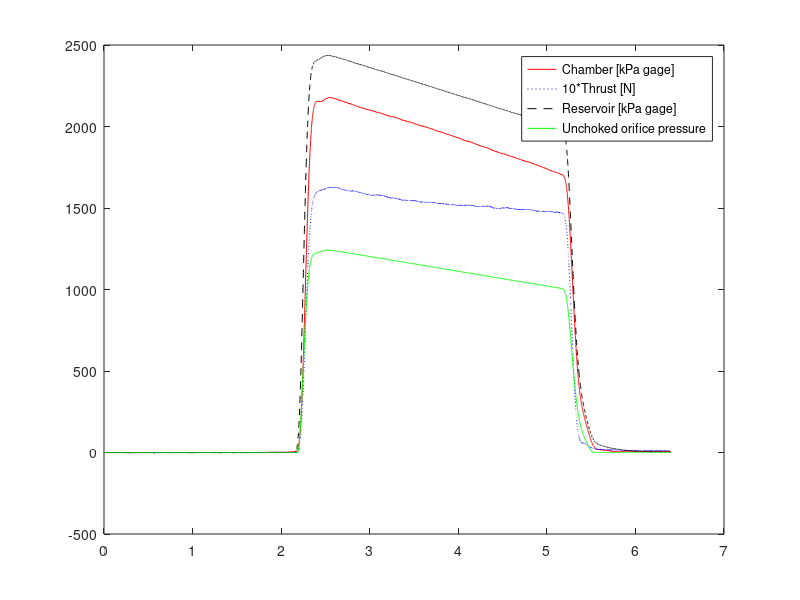

The MATLAB script that drew this image:
clc;
clear all;
load('bradyfire1.mat');
% i1 = 38;
% i2 = 6384;
i1 = start_index;
i2 = final_index;

plot(time, chamP, 'r', time, 10*thrust, 'b:', time, resP, 'k--', time, P_choked_min, 'g-')
legend('Chamber [kPa gage]', '10*Thrust [N]', 'Reservoir [kPa gage]', 'Unchoked orifice pressure')

Po = mean(chamP(i1:i2)) * 1000 + 101325
%D = 0.605; %inches, original
D = 23/64; %first fire
D = D / 39.370; %meters
At = pi * D^2 / 4;
t = time(i2) - time(i1) %secs
m_dot_fuel = mfuel / 10^3 / t; %kg
m_dot_O2 = mean(m_dot_O2(i1:i2)); 
mdot = m_dot_fuel + m_dot_O2;

cstar = Po / (mdot / At)
mixRatio = m_dot_O2 / m_dot_fuel